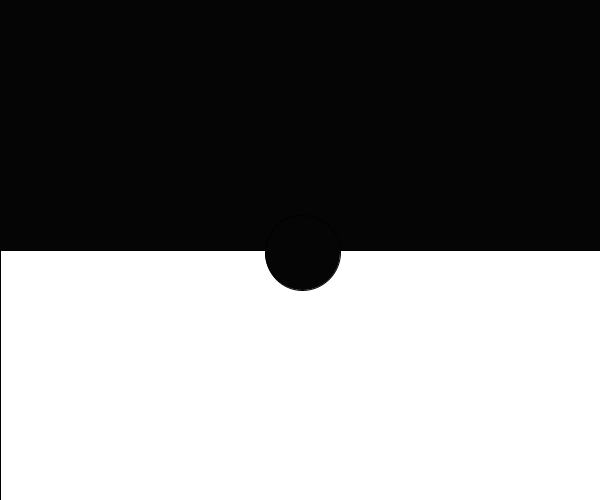
Frame 1 (no input)
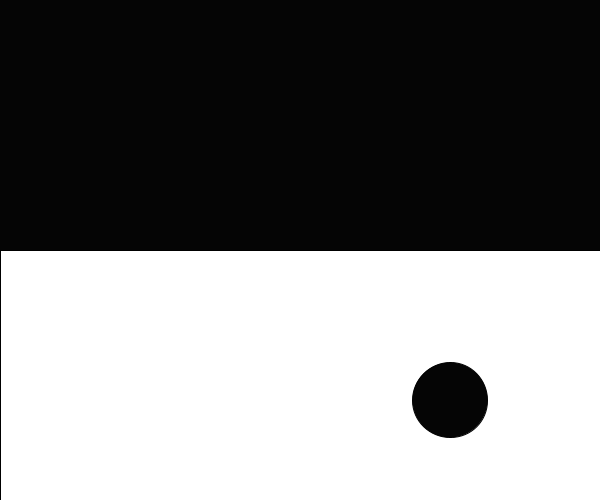
Frame 60 (the mouse pressed at the canvas centre just before this capture)
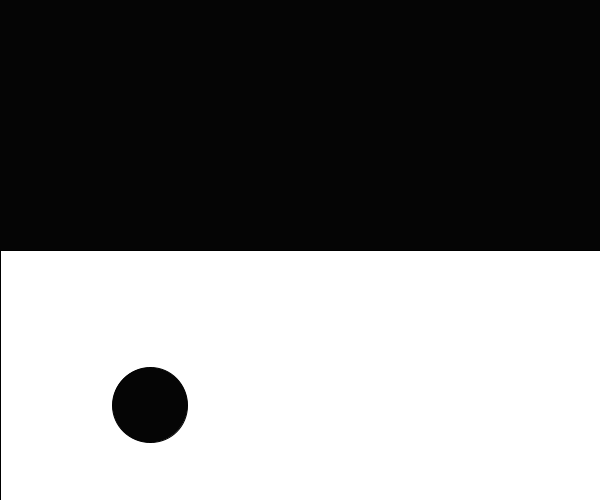
Frame 120 (the mouse held since frame 60 and released just before this capture)

The Processing sketch that drew these frames (run headless with seeded random() and noise(); from frame 60 on, the mouse is pressed at the canvas centre):

// Processing sketch: processing_97033
// ── processing_97033.pde


//definició de les variables
float posX, posY, velX, velY;

void setup(){
  size(600, 500);
  //que comenci al mig
  posX = width/2;
  posY = height/2;
  velX = 5;
  velY = 5;
}



void draw(){
  
  background(5);
  
  fill(255);
  //meitat de la pantalla blanca
  rect(0, height/2, width, height/2);
 
  //redefinició de variables
  posX = posX+0.5*velX;
  
  posY = posY+0.5*velY;
  //la figura
  ellipse(posX, posY, 50, 50);
  

  //condicional de rebot a les parets
  if((posX<25)||(posX>width-25)){
    velX = -velX;}
  //condicional de rebot al sostre i el terra  
  if((posY<25)||(posY>height-25))
    velY = -velY;
  //condicional del canvi de color i de mida en travessar la meitat  
  if(posY>height/2){
    fill(5);
    ellipse(posX, posY, 75, 75);
    //en realitat l'ellipse de dalt se superposa al davant
    
  } 
}

void mousePressed() {
  //si velocitat Y és igual a menys 5 (la bola va cap avall, la velX és 5. En el cas contrari (clic), velX s'accelera 
  if (velY == -5) {
    velX = +5;} 
    else {
    velX = +100;
    }
}
